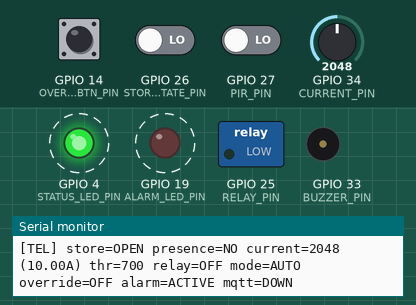
Simulated run of this sketch. Board: ESP32. Shown: switched loads named in the sketch (green lamp = pin HIGH), output pins drawn as LEDs (lit = HIGH), buzzer (waves = sounding), the last lines printed to the serial monitor. Dashed ring = blinking. The inputs (shaded band) are chosen by the test bench; at power-on: GPIO 14 (OVERRIDE_BTN_PIN) HIGH, GPIO 34 (CURRENT_PIN) = 2048, GPIO 26 (STORE_STATE_PIN) LOW, GPIO 27 (PIR_PIN) LOW. WiFi joins after 1.5 s; servers stay silent unless stated; the local clock reads 2024-03-15 10:24:30 at power-on unless the sketch sets it; no MQTT or app messages arrive unless stated.

Above: at 0.81 s.
1.3 s: GPIO 14 (OVERRIDE_BTN_PIN) pulled LOW for 0.15 s
At 2.1 s:
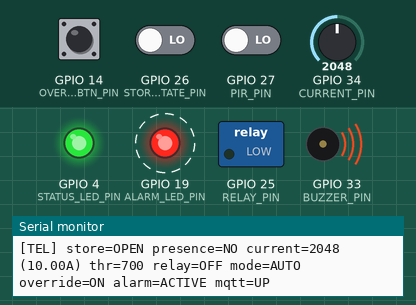
4.3 s: GPIO 34 (CURRENT_PIN) set to 698
7.3 s: GPIO 34 (CURRENT_PIN) set to 627
At 7.3 s:
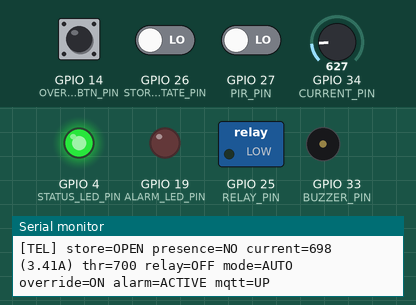
Timing chart, 0 to 10.3 s (numbered marks = the images above; inputs shaded):
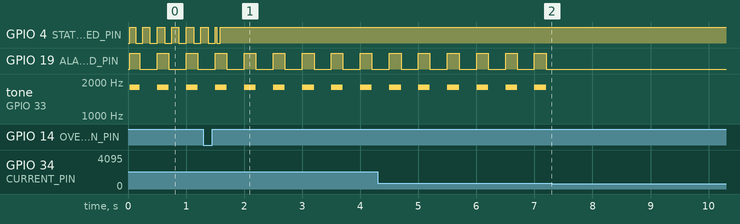

The sketch:

sketch.ino
```cpp
// GENERATED from firmware/esp32/src/main.cpp by scripts/sync-wokwi.js - do not edit.
// IoT Project 55 - Smart Energy Monitoring & Automatic Power Shutdown
// ESP32 edge firmware: sensing, MQTT uplink, command downlink, actuators.
//
// Responsibility split (see docs/architecture/04-architecture.md):
//   - ESP32     : read sensors, drive relay/buzzer/LEDs, validate commands,
//                 enforce override, local fallback when the network is down.
//   - Node-RED  : authoritative state machine, rules, scheduler, event log.
//
// This exact file is also used by the Wokwi simulation
// (simulation/wokwi/sketch.ino is a copy kept in sync by scripts/sync-wokwi.js).

#include <Arduino.h>
#include <ArduinoJson.h>
#include <PubSubClient.h>
#include <WiFi.h>
#include <time.h>

// ---------------------------------------------------------------------------
// Configuration
// Real hardware: copy include/config.example.h to include/config.h (gitignored).
// Without config.h (or in the Wokwi build) the defaults below are used:
// Wokwi virtual Wi-Fi + public HiveMQ broker.
// ---------------------------------------------------------------------------
#if !defined(IOT55_SIMULATION) && __has_include("config.h")
#include "config.h"
#endif

#ifndef WIFI_SSID
#define WIFI_SSID "Wokwi-GUEST"
#endif
#ifndef WIFI_PASSWORD
#define WIFI_PASSWORD ""
#endif
#ifndef MQTT_HOST
#define MQTT_HOST "broker.hivemq.com"
#endif
#ifndef MQTT_PORT
#define MQTT_PORT 1883
#endif
#ifndef MQTT_USERNAME
#define MQTT_USERNAME ""
#endif
#ifndef MQTT_PASSWORD
#define MQTT_PASSWORD ""
#endif
// Presence is held this long after the last PIR pulse (demo value; production: 300000).
#ifndef PRESENCE_HOLD_MS
#define PRESENCE_HOLD_MS 10000UL
#endif
// After this long without MQTT, the device applies the after-hours rule locally.
#ifndef LOCAL_FALLBACK_AFTER_MS
#define LOCAL_FALLBACK_AFTER_MS 30000UL
#endif

namespace {

// --- Identity --------------------------------------------------------------
constexpr char DEVICE_ID[] = "device01";
constexpr char FIRMWARE_VERSION[] = "2.0.0";

// --- Pins (must match simulation/wokwi/diagram.json) -----------------------
constexpr uint8_t PIR_PIN = 27;          // PIR OUT (HIGH = motion)
constexpr uint8_t CURRENT_PIN = 34;      // ACS712 OUT / potentiometer SIG (ADC1)
constexpr uint8_t STORE_STATE_PIN = 26;  // slide switch (HIGH = CLOSED)
constexpr uint8_t OVERRIDE_BTN_PIN = 14; // push button to GND (INPUT_PULLUP)
constexpr uint8_t RELAY_PIN = 25;        // relay IN (HIGH = load ON)
constexpr uint8_t BUZZER_PIN = 33;       // buzzer +
constexpr uint8_t STATUS_LED_PIN = 4;    // green: network status
constexpr uint8_t ALARM_LED_PIN = 19;    // red: abnormal current

// --- Timing & thresholds ---------------------------------------------------
constexpr unsigned long TELEMETRY_INTERVAL_MS = 2000;
constexpr unsigned long SAMPLE_INTERVAL_MS = 100;
constexpr unsigned long WIFI_RETRY_MS = 10000;
constexpr unsigned long MQTT_RETRY_MS = 5000;
constexpr unsigned long DEBOUNCE_MS = 50;
constexpr uint16_t DEFAULT_THRESHOLD = 700;   // ADC counts (0..4095)
constexpr uint16_t THRESHOLD_HYSTERESIS = 30; // ADC counts
constexpr uint8_t ADC_SAMPLES = 8;
// Linear mapping used for the simulated sensor: 4095 ADC counts = 20 A.
// A real ACS712 needs calibration (zero offset + sensitivity) before use.
constexpr float CURRENT_FULL_SCALE_A = 20.0f;
constexpr size_t EVENT_QUEUE_SIZE = 8;

// --- MQTT topics -----------------------------------------------------------
#define TOPIC_BASE "iot55/device01/"
const char TOPIC_TELEMETRY[] = TOPIC_BASE "telemetry";
const char TOPIC_CURRENT[] = TOPIC_BASE "current";
const char TOPIC_PRESENCE[] = TOPIC_BASE "presence";
const char TOPIC_STATUS[] = TOPIC_BASE "status";
const char TOPIC_EVENT[] = TOPIC_BASE "event";
const char TOPIC_RELAY_STATE[] = TOPIC_BASE "relay/state";
const char TOPIC_CMD_WILDCARD[] = TOPIC_BASE "cmd/#";
const char TOPIC_CMD_RELAY[] = TOPIC_BASE "cmd/relay";
const char TOPIC_CMD_MODE[] = TOPIC_BASE "cmd/mode";
const char TOPIC_CMD_OVERRIDE[] = TOPIC_BASE "cmd/override";
const char TOPIC_CMD_THRESHOLD[] = TOPIC_BASE "cmd/threshold";
const char TOPIC_CMD_ALARM[] = TOPIC_BASE "cmd/alarm";
const char LWT_PAYLOAD[] = "{\"device_id\":\"device01\",\"online\":false,\"state\":\"OFFLINE\"}";

// --- Runtime state ---------------------------------------------------------
struct DeviceState {
  bool relayOn = false;
  String relayChangedBy = "BOOT";
  bool automationEnabled = true;  // mode AUTO / MANUAL (cmd/mode)
  bool overrideActive = false;    // manual override (button or cmd/override)
  String overrideSource = "NONE";
  uint16_t threshold = DEFAULT_THRESHOLD;
  int currentSignal = 0;
  bool pirRaw = false;
  bool presence = false;
  bool storeClosed = false;
  bool alarmActive = false;
  bool alarmAcknowledged = false;
};

WiFiClient wifiClient;
PubSubClient mqttClient(wifiClient);
DeviceState state;

bool telemetryDirty = true;
bool wifiWasConnected = false;
unsigned long lastTelemetryAt = 0;
unsigned long lastSampleAt = 0;
unsigned long lastWifiAttemptAt = 0;
unsigned long lastMqttAttemptAt = 0;
unsigned long mqttDisconnectedSince = 0;
unsigned long lastPresenceAt = 0;
bool presenceSeen = false;
uint32_t mqttConnectCount = 0;

bool buttonLastReading = HIGH;
bool buttonStable = HIGH;
unsigned long buttonChangedAt = 0;

String eventQueue[EVENT_QUEUE_SIZE];
size_t eventQueueCount = 0;

// ---------------------------------------------------------------------------
// Helpers
// ---------------------------------------------------------------------------
const char* modeName() { return state.automationEnabled ? "AUTO" : "MANUAL"; }
const char* storeName() { return state.storeClosed ? "CLOSED" : "OPEN"; }
bool automationActive() { return state.automationEnabled && !state.overrideActive; }
float toAmps(int signal) { return signal * CURRENT_FULL_SCALE_A / 4095.0f; }

void stamp(JsonDocument& doc) {
  doc["device_id"] = DEVICE_ID;
  const time_t now = time(nullptr);
  if (now > 1700000000) {  // NTP synchronised
    struct tm utc;
    gmtime_r(&now, &utc);
    char iso[25];
    strftime(iso, sizeof(iso), "%Y-%m-%dT%H:%M:%SZ", &utc);
    doc["timestamp"] = iso;
  } else {
    doc["timestamp"] = nullptr;
  }
  doc["uptime_ms"] = millis();
}

bool publishJson(const char* topic, JsonDocument& doc, bool retained) {
  if (!mqttClient.connected()) return false;
  char payload[768];
  const size_t length = serializeJson(doc, payload, sizeof(payload));
  return mqttClient.publish(topic, reinterpret_cast<const uint8_t*>(payload), length, retained);
}

// Events raised while offline are queued and flushed after reconnect.
void publishEvent(const char* type, const char* severity, const char* reason, const char* detail = "") {
  JsonDocument doc;
  stamp(doc);
  doc["origin"] = "device";
  doc["event_type"] = type;
  doc["severity"] = severity;
  doc["reason"] = reason;
  if (strlen(detail) > 0) doc["detail"] = detail;
  doc["current_signal"] = state.currentSignal;
  doc["current_a"] = serialized(String(toAmps(state.currentSignal), 2));
  doc["relay"] = state.relayOn;
  Serial.printf("[EVENT] %s (%s) %s %s\n", type, severity, reason, detail);
  if (publishJson(TOPIC_EVENT, doc, false)) return;
  String payload;
  serializeJson(doc, payload);
  if (eventQueueCount == EVENT_QUEUE_SIZE) {  // drop oldest
    for (size_t i = 1; i < EVENT_QUEUE_SIZE; ++i) eventQueue[i - 1] = eventQueue[i];
    --eventQueueCount;
  }
  eventQueue[eventQueueCount++] = payload;
}

void flushEventQueue() {
  for (size_t i = 0; i < eventQueueCount; ++i) mqttClient.publish(TOPIC_EVENT, eventQueue[i].c_str());
  eventQueueCount = 0;
}

// ---------------------------------------------------------------------------
// Uplink
// ---------------------------------------------------------------------------
void publishStatus() {
  JsonDocument doc;
  stamp(doc);
  doc["online"] = true;
  doc["state"] = "ONLINE";
  doc["fw"] = FIRMWARE_VERSION;
  doc["ip"] = WiFi.localIP().toString();
  doc["wifi_rssi"] = WiFi.RSSI();
  doc["mqtt_connects"] = mqttConnectCount;
  doc["mode"] = modeName();
  doc["override_active"] = state.overrideActive;
  doc["threshold_signal"] = state.threshold;
  publishJson(TOPIC_STATUS, doc, true);
}

void publishRelayState() {
  JsonDocument doc;
  stamp(doc);
  doc["state"] = state.relayOn ? "ON" : "OFF";
  doc["changed_by"] = state.relayChangedBy;
  publishJson(TOPIC_RELAY_STATE, doc, true);
}

void publishTelemetry() {
  JsonDocument doc;
  stamp(doc);
  doc["current_signal"] = state.currentSignal;
  doc["current_a"] = serialized(String(toAmps(state.currentSignal), 2));
  doc["threshold_signal"] = state.threshold;
  doc["threshold_a"] = serialized(String(toAmps(state.threshold), 2));
  doc["presence"] = state.presence;
  doc["pir_raw"] = state.pirRaw;
  doc["store_status"] = storeName();
  doc["relay"] = state.relayOn;
  doc["mode"] = modeName();
  doc["override_active"] = state.overrideActive;
  doc["override_source"] = state.overrideSource;
  doc["abnormal_current"] = state.alarmActive;
  doc["alarm_acknowledged"] = state.alarmAcknowledged;
  doc["wifi_rssi"] = WiFi.RSSI();
  doc["fw"] = FIRMWARE_VERSION;
  publishJson(TOPIC_TELEMETRY, doc, false);

  JsonDocument current;
  stamp(current);
  current["current_signal"] = state.currentSignal;
  current["current_a"] = serialized(String(toAmps(state.currentSignal), 2));
  current["threshold_signal"] = state.threshold;
  current["abnormal"] = state.alarmActive;
  publishJson(TOPIC_CURRENT, current, true);

  JsonDocument presence;
  stamp(presence);
  presence["state"] = state.presence ? "PRESENT" : "NONE";
  publishJson(TOPIC_PRESENCE, presence, true);

  Serial.printf("[TEL] store=%s presence=%s current=%d (%.2fA) thr=%u relay=%s mode=%s override=%s alarm=%s mqtt=%s\n",
                storeName(), state.presence ? "YES" : "NO", state.currentSignal, toAmps(state.currentSignal),
                state.threshold, state.relayOn ? "ON" : "OFF", modeName(), state.overrideActive ? "ON" : "OFF",
                state.alarmActive ? (state.alarmAcknowledged ? "ACK" : "ACTIVE") : "NO",
                mqttClient.connected() ? "UP" : "DOWN");
}

// ---------------------------------------------------------------------------
// Actuators
// ---------------------------------------------------------------------------
void setRelay(bool on, const char* changedBy) {
  state.relayOn = on;
  state.relayChangedBy = changedBy;
  digitalWrite(RELAY_PIN, on ? HIGH : LOW);
  Serial.printf("[RELAY] %s by %s\n", on ? "ON" : "OFF", changedBy);
  publishRelayState();
  telemetryDirty = true;
}

void setOverride(bool active, const char* source) {
  if (state.overrideActive == active) return;
  state.overrideActive = active;
  state.overrideSource = active ? source : "NONE";
  Serial.printf("[OVERRIDE] %s by %s\n", active ? "ACTIVE" : "CLEAR", source);
  publishStatus();
  telemetryDirty = true;
}

// Buzzer beeps (200 ms on / 300 ms off) while an unacknowledged alarm is active.
// Status LED: solid = MQTT up, slow blink = Wi-Fi only, fast blink = no Wi-Fi.
void updateIndicators() {
  const unsigned long now = millis();
  const bool beepPhase = (now % 500) < 200;
  if (state.alarmActive && !state.alarmAcknowledged && beepPhase) tone(BUZZER_PIN, 1800);
  else noTone(BUZZER_PIN);

  digitalWrite(ALARM_LED_PIN, state.alarmActive && (state.alarmAcknowledged || beepPhase) ? HIGH : LOW);

  bool statusOn;
  if (mqttClient.connected()) statusOn = true;
  else if (WiFi.status() == WL_CONNECTED) statusOn = (now % 1000) < 500;
  else statusOn = (now % 250) < 125;
  digitalWrite(STATUS_LED_PIN, statusOn ? HIGH : LOW);
}

// ---------------------------------------------------------------------------
// Sensing
// ---------------------------------------------------------------------------
int readCurrentSignal() {
  uint32_t sum = 0;
  for (uint8_t i = 0; i < ADC_SAMPLES; ++i) sum += analogRead(CURRENT_PIN);
  return static_cast<int>(sum / ADC_SAMPLES);
}

void sampleInputs() {
  const unsigned long now = millis();
  state.currentSignal = readCurrentSignal();

  state.pirRaw = digitalRead(PIR_PIN) == HIGH;
  if (state.pirRaw) {
    lastPresenceAt = now;
    presenceSeen = true;
  }
  const bool presence = state.pirRaw || (presenceSeen && now - lastPresenceAt < PRESENCE_HOLD_MS);
  if (presence != state.presence) {
    state.presence = presence;
    telemetryDirty = true;
  }

  const bool storeClosed = digitalRead(STORE_STATE_PIN) == HIGH;
  if (storeClosed != state.storeClosed) {
    state.storeClosed = storeClosed;
    telemetryDirty = true;
  }

  // Alarm with hysteresis so a signal hovering at the threshold does not chatter.
  const int clearLevel = state.threshold > THRESHOLD_HYSTERESIS ? state.threshold - THRESHOLD_HYSTERESIS : 0;
  if (!state.alarmActive && state.currentSignal > state.threshold) {
    state.alarmActive = true;
    state.alarmAcknowledged = false;
    telemetryDirty = true;
  } else if (state.alarmActive && state.currentSignal < clearLevel) {
    state.alarmActive = false;
    state.alarmAcknowledged = false;
    telemetryDirty = true;
  }
}

void pollOverrideButton() {
  const bool reading = digitalRead(OVERRIDE_BTN_PIN);
  if (reading != buttonLastReading) {
    buttonLastReading = reading;
    buttonChangedAt = millis();
  }
  if (millis() - buttonChangedAt > DEBOUNCE_MS && reading != buttonStable) {
    buttonStable = reading;
    if (buttonStable == LOW) setOverride(!state.overrideActive, "LOCAL_BUTTON");
  }
}

// Edge fallback: Node-RED owns the rules, but if the network has been down
// long enough the device still prevents the load running in an empty closed store.
void applyLocalFallback() {
  if (mqttClient.connected() || mqttDisconnectedSince == 0) return;
  if (millis() - mqttDisconnectedSince < LOCAL_FALLBACK_AFTER_MS) return;
  if (automationActive() && state.storeClosed && !state.presence && state.relayOn) {
    setRelay(false, "LOCAL_FALLBACK");
    publishEvent("AUTO_SHUTDOWN", "INFO", "LOCAL_FALLBACK_AFTER_HOURS_NO_PRESENCE", "MQTT unavailable");
  }
}

// ---------------------------------------------------------------------------
// Downlink (command handling)
// ---------------------------------------------------------------------------
void rejectCommand(const char* topic, const char* reason) {
  publishEvent("INVALID_PAYLOAD", "WARNING", reason, topic);
}

void handleRelayCommand(JsonDocument& doc) {
  const char* command = doc["command"] | "";
  String source = doc["source"] | "REMOTE";
  source.toUpperCase();
  if (strcmp(command, "ON") != 0 && strcmp(command, "OFF") != 0) {
    rejectCommand(TOPIC_CMD_RELAY, "RELAY_COMMAND_MUST_BE_ON_OR_OFF");
    return;
  }
  // Rule 5: automation commands must respect MANUAL mode and override.
  if (source.startsWith("AUTO") && !automationActive()) {
    publishEvent("COMMAND_REJECTED", "WARNING", "AUTOMATION_SUSPENDED", source.c_str());
    return;
  }
  setRelay(strcmp(command, "ON") == 0, source.c_str());
}

void handleModeCommand(JsonDocument& doc) {
  const char* mode = doc["mode"] | "";
  if (strcmp(mode, "AUTO") != 0 && strcmp(mode, "MANUAL") != 0) {
    rejectCommand(TOPIC_CMD_MODE, "MODE_MUST_BE_AUTO_OR_MANUAL");
    return;
  }
  state.automationEnabled = strcmp(mode, "AUTO") == 0;
  Serial.printf("[MODE] %s\n", mode);
  publishStatus();
  telemetryDirty = true;
}

void handleOverrideCommand(JsonDocument& doc) {
  const char* value = doc["override"] | "";
  if (strcmp(value, "ACTIVE") != 0 && strcmp(value, "CLEAR") != 0) {
    rejectCommand(TOPIC_CMD_OVERRIDE, "OVERRIDE_MUST_BE_ACTIVE_OR_CLEAR");
    return;
  }
  setOverride(strcmp(value, "ACTIVE") == 0, "REMOTE");
}

void handleThresholdCommand(JsonDocument& doc) {
  if (!doc["threshold_signal"].is<int>()) {
    rejectCommand(TOPIC_CMD_THRESHOLD, "THRESHOLD_MUST_BE_INTEGER");
    return;
  }
  const int value = doc["threshold_signal"].as<int>();
  if (value < 1 || value > 4095) {
    rejectCommand(TOPIC_CMD_THRESHOLD, "THRESHOLD_OUT_OF_RANGE_1_4095");
    return;
  }
  state.threshold = static_cast<uint16_t>(value);
  Serial.printf("[THRESHOLD] %d\n", value);
  publishStatus();
  telemetryDirty = true;
}

void handleAlarmCommand(JsonDocument& doc) {
  const char* action = doc["action"] | "";
  if (strcmp(action, "ACK") != 0) {
    rejectCommand(TOPIC_CMD_ALARM, "ALARM_ACTION_MUST_BE_ACK");
    return;
  }
  if (state.alarmActive) {
    state.alarmAcknowledged = true;
    Serial.println("[ALARM] acknowledged, buzzer silenced");
    telemetryDirty = true;
  }
}

void mqttCallback(char* topic, byte* payload, unsigned int length) {
  if (length == 0) return;  // cleared retained message
  JsonDocument doc;
  if (deserializeJson(doc, payload, length) || !doc.is<JsonObject>()) {
    rejectCommand(topic, "MALFORMED_JSON");
    return;
  }
  const char* target = doc["device_id"] | DEVICE_ID;
  if (strcmp(target, DEVICE_ID) != 0) {
    rejectCommand(topic, "DEVICE_ID_MISMATCH");
    return;
  }
  Serial.printf("[CMD] %s\n", topic);
  if (strcmp(topic, TOPIC_CMD_RELAY) == 0) handleRelayCommand(doc);
  else if (strcmp(topic, TOPIC_CMD_MODE) == 0) handleModeCommand(doc);
  else if (strcmp(topic, TOPIC_CMD_OVERRIDE) == 0) handleOverrideCommand(doc);
  else if (strcmp(topic, TOPIC_CMD_THRESHOLD) == 0) handleThresholdCommand(doc);
  else if (strcmp(topic, TOPIC_CMD_ALARM) == 0) handleAlarmCommand(doc);
  else rejectCommand(topic, "UNKNOWN_COMMAND_TOPIC");
}

// ---------------------------------------------------------------------------
// Connectivity (non-blocking)
// ---------------------------------------------------------------------------
void maintainWifi() {
  if (WiFi.status() == WL_CONNECTED) {
    if (!wifiWasConnected) {
      wifiWasConnected = true;
      Serial.printf("[WIFI] connected, ip=%s rssi=%d\n", WiFi.localIP().toString().c_str(), WiFi.RSSI());
      configTime(0, 0, "pool.ntp.org", "time.google.com");
    }
    return;
  }
  if (wifiWasConnected) {
    wifiWasConnected = false;
    Serial.println("[WIFI] lost");
  }
  if (lastWifiAttemptAt != 0 && millis() - lastWifiAttemptAt < WIFI_RETRY_MS) return;
  lastWifiAttemptAt = millis();
  Serial.printf("[WIFI] connecting to %s\n", WIFI_SSID);
  WiFi.disconnect();
  WiFi.begin(WIFI_SSID, WIFI_PASSWORD);
}

void maintainMqtt() {
  if (mqttClient.connected()) return;
  if (mqttDisconnectedSince == 0) {
    mqttDisconnectedSince = millis();
    if (mqttConnectCount > 0) Serial.println("[MQTT] disconnected");
  }
  if (WiFi.status() != WL_CONNECTED) return;
  if (lastMqttAttemptAt != 0 && millis() - lastMqttAttemptAt < MQTT_RETRY_MS) return;
  lastMqttAttemptAt = millis();

  const String clientId = String(DEVICE_ID) + "-" + String(static_cast<uint32_t>(ESP.getEfuseMac()), HEX);
  const bool useAuth = strlen(MQTT_USERNAME) > 0;
  Serial.printf("[MQTT] connecting to %s:%d as %s\n", MQTT_HOST, MQTT_PORT, clientId.c_str());
  const bool connected = mqttClient.connect(clientId.c_str(), useAuth ? MQTT_USERNAME : nullptr,
                                            useAuth ? MQTT_PASSWORD : nullptr, TOPIC_STATUS, 1, true, LWT_PAYLOAD);
  if (!connected) {
    Serial.printf("[MQTT] failed, state=%d, retry in %lus\n", mqttClient.state(), MQTT_RETRY_MS / 1000);
    return;
  }
  ++mqttConnectCount;
  mqttDisconnectedSince = 0;
  Serial.printf("[MQTT] connected (#%lu)\n", static_cast<unsigned long>(mqttConnectCount));
  mqttClient.subscribe(TOPIC_CMD_WILDCARD, 1);
  publishStatus();
  publishRelayState();
  flushEventQueue();
  telemetryDirty = true;
}

}  // namespace

void setup() {
  Serial.begin(115200);
  pinMode(PIR_PIN, INPUT);
  pinMode(CURRENT_PIN, INPUT);
  pinMode(STORE_STATE_PIN, INPUT);
  pinMode(OVERRIDE_BTN_PIN, INPUT_PULLUP);
  pinMode(RELAY_PIN, OUTPUT);
  pinMode(BUZZER_PIN, OUTPUT);
  pinMode(STATUS_LED_PIN, OUTPUT);
  pinMode(ALARM_LED_PIN, OUTPUT);

  Serial.println();
  Serial.println("==================================================");
  Serial.printf("IoT 55 Smart Energy Monitoring - %s fw %s\n", DEVICE_ID, FIRMWARE_VERSION);
  Serial.println("GPIO: PIR=27 CURRENT=34 STORE=26 OVERRIDE_BTN=14 RELAY=25 BUZZER=33 LED_STATUS=4 LED_ALARM=19");
  Serial.println("Relay starts OFF (fail-safe). Rules run in Node-RED; local fallback after MQTT loss.");
  Serial.println("==================================================");

  setRelay(false, "BOOT");
  WiFi.mode(WIFI_STA);
  WiFi.setAutoReconnect(true);
  mqttClient.setServer(MQTT_HOST, MQTT_PORT);
  mqttClient.setCallback(mqttCallback);
  mqttClient.setBufferSize(1024);
  mqttClient.setKeepAlive(15);     // broker publishes LWT ~22 s after a silent drop
  mqttClient.setSocketTimeout(5);  // keep reconnect attempts short
  sampleInputs();
}

void loop() {
  maintainWifi();
  maintainMqtt();
  mqttClient.loop();

  const unsigned long now = millis();
  if (now - lastSampleAt >= SAMPLE_INTERVAL_MS) {
    lastSampleAt = now;
    sampleInputs();
  }
  pollOverrideButton();
  applyLocalFallback();
  updateIndicators();

  if (telemetryDirty || now - lastTelemetryAt >= TELEMETRY_INTERVAL_MS) {
    telemetryDirty = false;
    lastTelemetryAt = now;
    publishTelemetry();
  }
  delay(5);
}
```

Measured:
- the behaviour switches between 670 and 669 on GPIO 34 (CURRENT_PIN) (found by bisection; images 1 and 2)
- after the input at 7.3 s, GPIO 19 (ALARM_LED_PIN): stops changing and stays LOW; tone on GPIO 33 (BUZZER_PIN): stops changing and stays silent
- by itself, GPIO 19 (ALARM_LED_PIN): alternates HIGH for 0.20 s and LOW for 0.30 s
- by itself, tone on GPIO 33 (BUZZER_PIN): alternates 1800 Hz for 0.20 s and silent for 0.30 s
